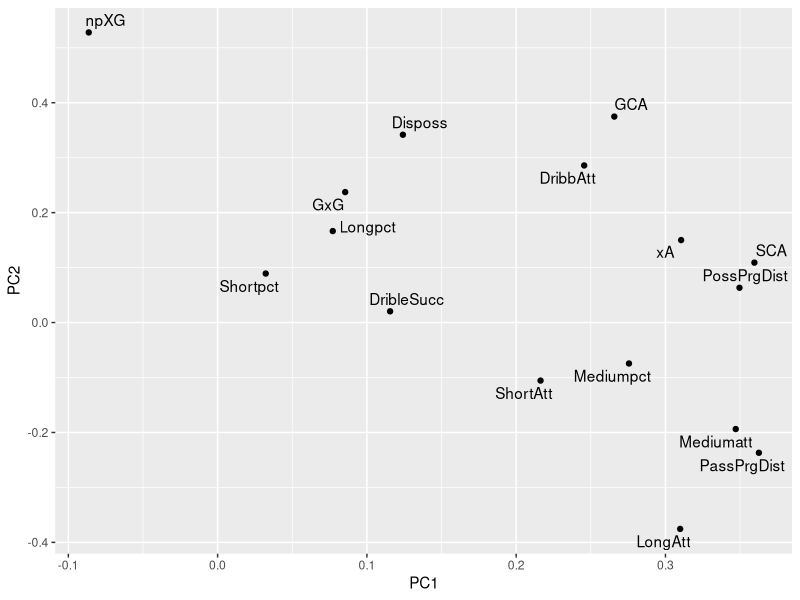

The R source for this figure: (Note: this script raises an error after producing the figure.)
library(tidyverse)
library(ggplot2)
library(ggrepel)
library(stringr)


passing<-read_csv("18-19_player_passing_p90.csv")

players_names<-str_split_fixed(passing$Player,"\\\\",2)
passing$Player_Name<-players_names[,1]
passing$Player_ID<-players_names[,2]
passing$Pos1<-str_sub(passing$Pos,start=0,end=2)
passing$Pos2<-str_sub(passing$Pos,start=-2)


passing<-passing%>%mutate("Short%"=ShortAtt/TotAtt,"Medium%"=MediumAtt/TotAtt,"Long%"=LongAtt/TotAtt)

shooting<-read_csv("18-19_player_shooting_p90.csv")
shot_creation<-read_csv("18_19_player_shot_goal_creation.csv")
possession<-read_csv("18_19_player_possession_p90.csv")

df<-list(passing,possession,shooting,shot_creation)%>%reduce(inner_join,by=c("Player","Squad","90s"))

df_filtered<-data.frame(Name=df$Player_Name,Player_ID=df$Player_ID,Pos1=df$Pos1,Pos2=df$Pos2,GamesOver90=df$`90s`,ShortAtt=df$ShortAtt,Shortpct=df$`ShortCmp%`,Mediumatt=df$MediumAtt,Mediumpct=df$`MediumCmp%`,LongAtt=df$LongAtt,Longpct=df$`LongCmp%`,xA=df$xA,PassPrgDist=df$Prog,npXG=df$npxG,GxG=df$`np:G-xG`,SCA=df$SCA90,GCA=df$GCA90,DribbAtt=df$Att,DribleSucc=df$`Succ%`,Disposs=df$Dispos,PossPrgDist=df$PrgDist.y)
df_fw<-df_filtered%>%filter(GamesOver90>15 & ((Pos1=="FW") | Pos2=="FW"))
df_fw[is.na(df_fw)]<-0

###Every variable with PCA_hierarichal clustering single method

pca_values<-prcomp(df_fw[,6:21],scale=T)
ggplot(as.data.frame(pca_values$rotation),aes(x=PC1,y=PC2))+geom_point()+geom_text_repel(aes(label=rownames(pca_values$rotation)))+ggsave("pca_components.png")
plot(x=1:16,y=cumsum(pca_values$sdev^2/sum(pca_values$sdev^2)),type="o",xlab = "PCA components",ylab = "Variance Explained",xaxp=(c(1,16,15)))
hcluster_all<-hclust(dist(pca_values$x[,1:7]),method='single')
hcluster_all_df<-data.frame(players=df_fw$Name,PC1=pca_values$x[,1],PC2=pca_values$x[,2],cluster=cutree(hcluster_all,k=7))
dfggplot(hcluster_all_df,aes(x=PC1,y=PC2))+geom_point(aes(color=cluster))+geom_text_repel(aes(label=players,color=cluster))+scale_color_identity()+ggsave("hcluster_all_5.png",width=25,height=10)


### Bonus--> these were not included in the blog post!!
####Passing variables PCA with herirarichal clustering

df_fw_passing<-df_fw[,c(1:11,13,18:21)]
pca_values<-prcomp(df_fw_passing[,6:16],scale=T)
plot(x=1:11,y=cumsum(pca_values$sdev^2/sum(pca_values$sdev^2)),type="o")
ggplot(as.data.frame(pca_values$rotation),aes(x=PC1,y=PC2))+geom_point()+geom_text_repel(aes(label=rownames(pca_values$rotation)))+ggsave("pca_components_passing_map.png")
hcluster_passing<-hclust(dist(pca_values$x[,1:4]),method='single')
hcluster_passing_df<-data.frame(players=df_fw$Name,PC1=pca_values$x[,1],PC2=pca_values$x[,2],cluster=cutree(hcluster_passing,k=6))
ggplot(hcluster_passing_df,aes(x=PC1,y=PC2))+geom_point(aes(color=cluster))+geom_text_repel(aes(label=players,color=cluster))+scale_color_identity()+ggsave("hcluster_passing_single_6.png",width=25,height=10)

####Shooting variables PCA with heirarrichal clustering

df_fw_shooting<-df_fw[,c(1:5,12,14:17)]
pca_values<-prcomp(df_fw_shooting[,6:10],scale=T)
ggplot(as.data.frame(pca_values$rotation),aes(x=PC1,y=PC2))+geom_point()+geom_text_repel(aes(label=rownames(pca_values$rotation)))+ggsave("pca_components_shooting_map.png")
hcluster_shooting<-hclust(dist(scale(df_fw_shooting[,6:10])),method='single')
hcluster_shooting_df<-data.frame(players=df_fw$Name,PC1=pca_values$x[,1],PC2=pca_values$x[,2],cluster=cutree(hcluster_shooting,k=5))
ggplot(hcluster_shooting_df,aes(x=PC1,y=PC2))+geom_point(aes(color=cluster))+geom_text_repel(aes(label=players,color=cluster))+scale_color_identity()+ggsave("hcluster_shooting_complete_nonPCA.png",width=25,height=10)
